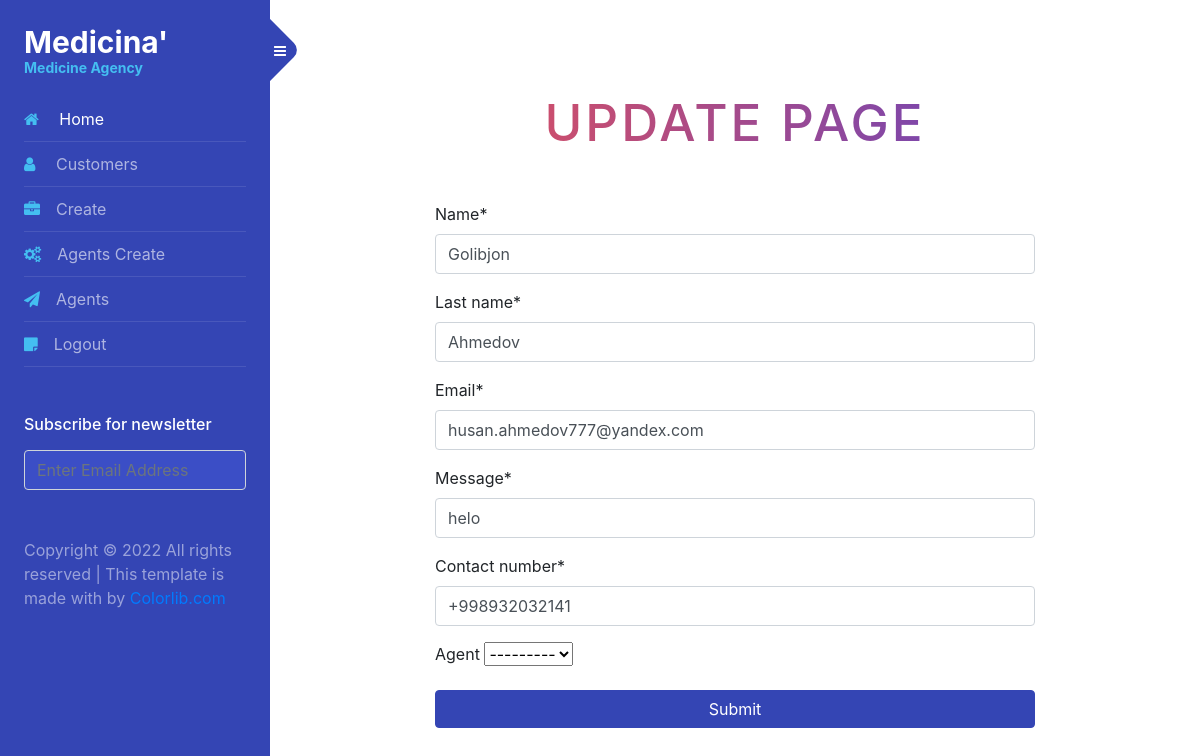
Before: /2/update/ (signed in) with the older database file.
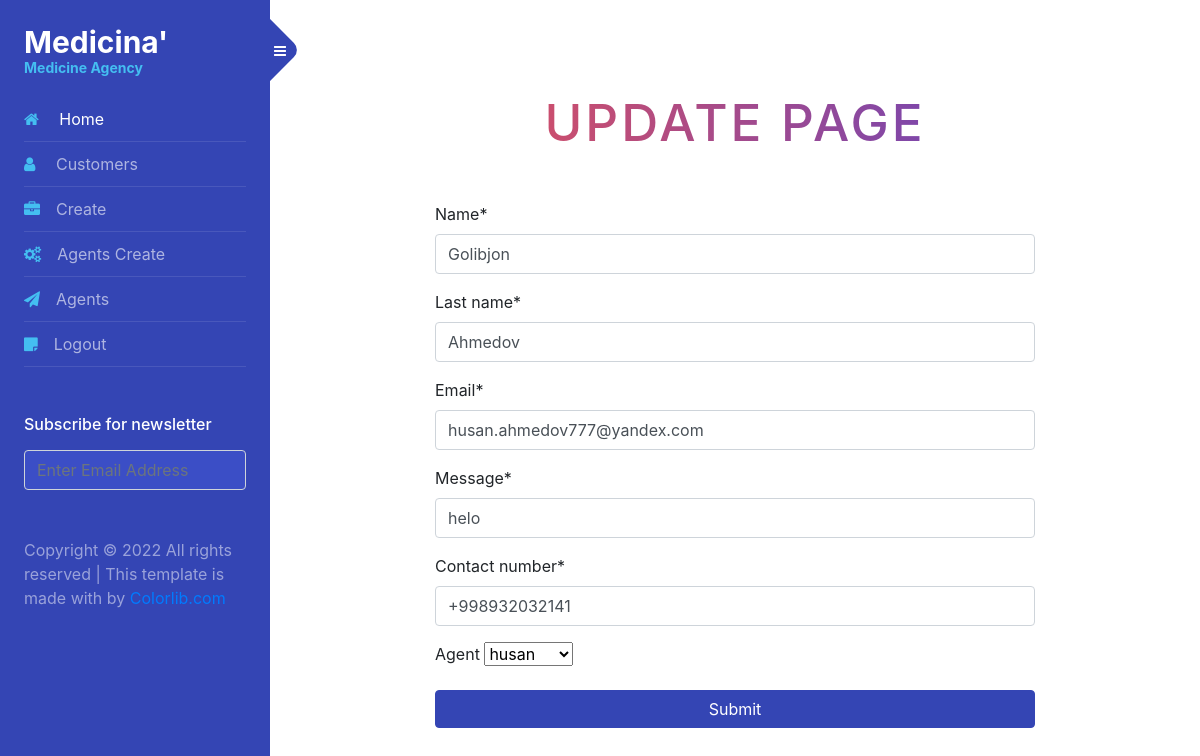
After: the same page with the newer database file.
### records_feed/models.py (models this page shows, shortened)
class Setter(models.Model):
    class Meta:
        verbose_name = "Setter"
        verbose_name_plural = "Feedback users"
    name = models.CharField(max_length=100)
    last_name = models.CharField(max_length=100)
    email = models.EmailField()
    message = models.CharField(max_length=500)
    contact_number = models.CharField(max_length=30)
    organiser = models.ForeignKey(UserProfile, on_delete=models.CASCADE)
    agent = models.ForeignKey(
        "Agent", null=True, blank=True, on_delete=models.SET_NULL)
    category = models.ForeignKey(
        'Category', blank=True, null=True, on_delete=models.SET_NULL)

### records_feed/views.py (the view, shortened to what this page needs)
# urls.py: path('<int:pk>/update/', UpdateUser.as_view(), name='update'),
class UpdateUser(OraniserAndLoginRequiredMixin, UpdateView):
    template_name = 'update.html'
    queryset = models.Setter.objects.all()
    form_class = SetterModelForm
    context_object_name = 'customer'

### records_feed/forms.py
class SetterModelForm(forms.ModelForm):
    class Meta:
        model = Setter
        fields = (
            "name",
            "last_name",
            "email",
            "message",
            "contact_number",
            "agent",
        )

### agents/mixins.py (called while the page is built)
    def dispatch(self, request, *args, **kwargs):
        if not request.user.is_authenticated or not request.user.is_organiser:
            return redirect('login')
        return super().dispatch(request, *args, **kwargs)

### records_feed/models.py (called while the page is built)
    def __str__(self):
        return str(self.user)

### front_med/update.html (shortened to what this page needs)
{% extends 'base.html' %}
{% load static %}
{% load crispy_forms_tags %}
{% block content %}
<link
  href="//maxcdn.bootstrapcdn.com/bootstrap/4.1.1/css/bootstrap.min.css"
  rel="stylesheet"
  id="bootstrap-css"
/>
<link rel="stylesheet" href="{% static 'css/forms.css' %}" />
<section class="get-in-touch">
  <h1 class="title">Update page</h1>
  <form method="post" class="mx-auto w-75">
    {{ form|crispy }}
    <button type="submit" class="btn btn-primary w-100">Submit</button>
  </form>
</section>
{% endblock content %}

Changed rows visible on the page:
changed Setter "Golibjon": agent "---------" → "husan"
